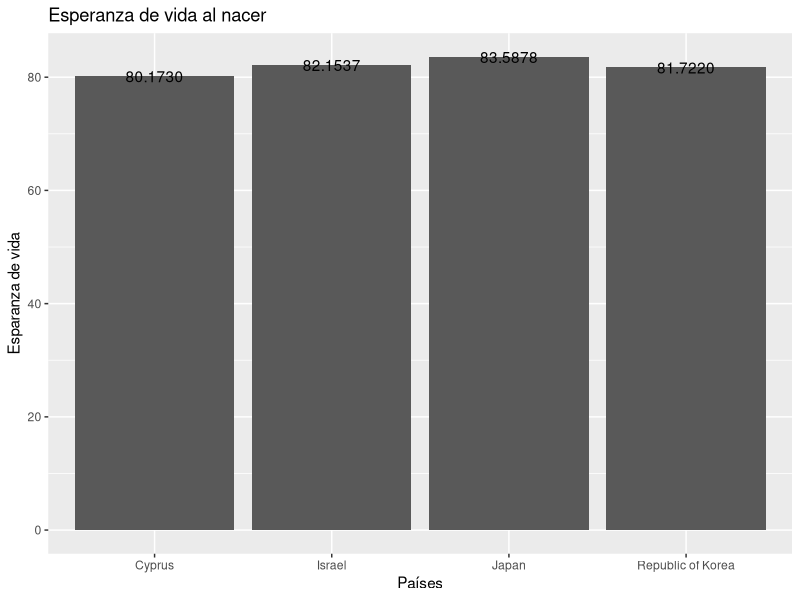
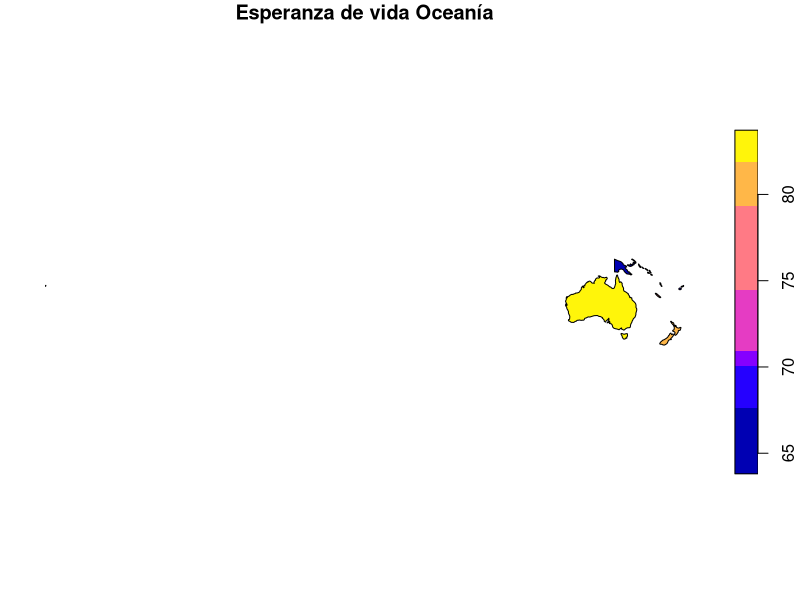
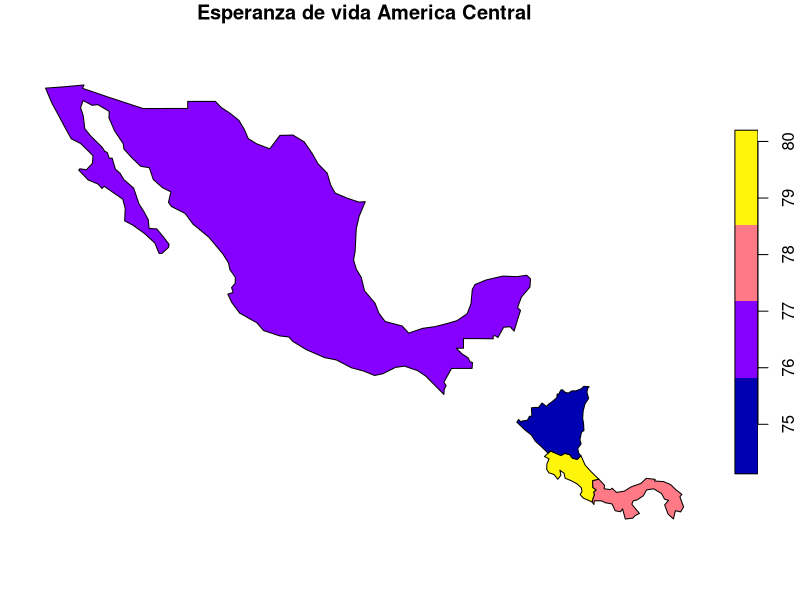
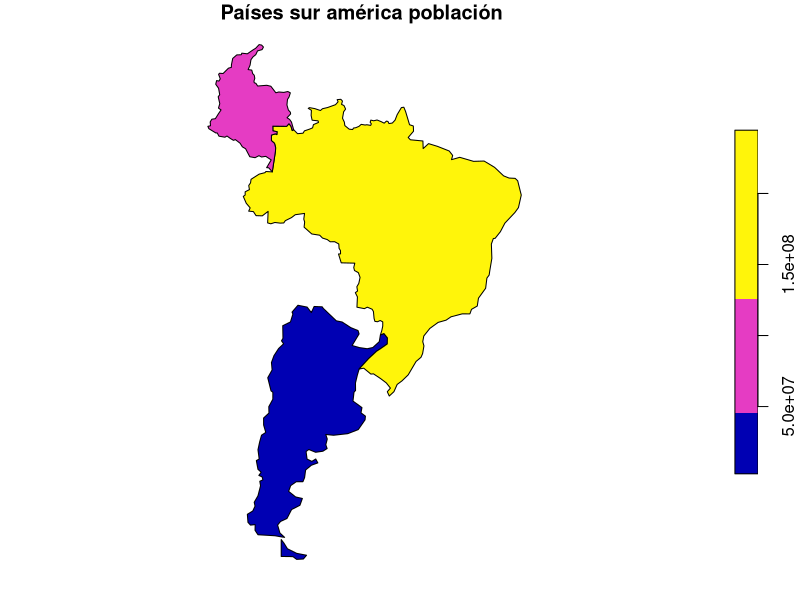
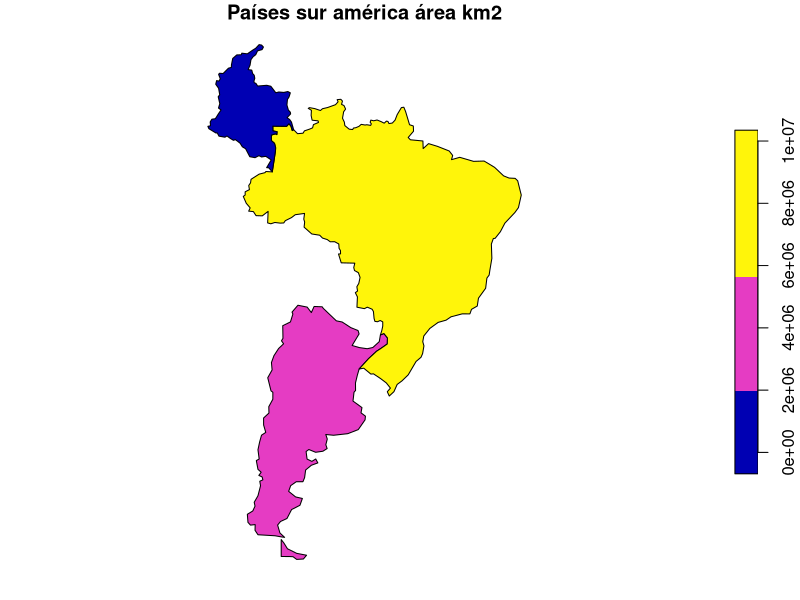

R code for these plots, in order:
## ---- chunk 1
knitr::opts_chunk$set(echo = TRUE)
## ---- chunk 2
# Paquete para generación de documentos (ej. HTML)
library(knitr)
# Paquete para formateo de tablas
library(kableExtra)
# Paquete de graficación
library(ggplot2)
# Paquete de manejo de datos geoespaciales vectoriales
library(sf)
# Paquete con conjuntos de datos geoespaciales
library(spData)
## ---- chunk 3
names(world)
## ---- chunk 4
recorte= world[1:10,1:5]
kable(recorte,caption = "Datos demograficos de los paises del mundo ")
## ---- chunk 5
kable(
  world[1:10, c("name_long","continent","pop","lifeExp","gdpPercap"), drop = TRUE], 
  col.names=c("País","Continente","Poblacion","Esperanza de vida","Renta per capita"),  
  caption="Datos demograficos de los paises del mundo"
)
## ---- chunk 6
# Se extraen las observaciones ordenadas por orden alfabético de país
world.orden <- order(world$name_long)
# Se genera un nuevo data frame ordenado
world.ordenadoxpais <- world[world.orden,]
# Se formatea la tabla con el nuevo data frame
kable(
  world.ordenadoxpais[, c("name_long","continent","pop","lifeExp","gdpPercap"), drop = TRUE], 
  col.names=c("País","Continente","Población","Esperanza de vida","Renta per cápita"),  
  caption="Datos demográficos de los países del mundo"
) %>%
kable_styling() %>%
scroll_box(
  width = "800px", 
  height = "500px", 
  fixed_thead = TRUE
)
## ---- chunk 7
# Se extraen las observaciones correspondientes a los países de Centroamérica
centro_america = world[world$name_long == "Belize" |
                       world$name_long == "Guatemala" |
                       world$name_long == "Honduras" |
                       world$name_long == "El Salvador" |
                       world$name_long == "Nicaragua" |
                       world$name_long == "Costa Rica" |
                       world$name_long == "Panama"
                       , ]
# Se formatea la tabla con el nuevo data frame
kable(
  centro_america[, c("name_long","continent","pop","lifeExp","gdpPercap"), drop = TRUE], 
  col.names=c("País","Continente","Población","Esperanza de vida","Renta per cápita"),  
  caption="Datos demográficos de los países de Centroamérica"
) %>%
kable_styling()
## ---- chunk 8

asiaraw=world[world$continent == "Asia"&world$lifeExp >= 80.00, ]
#elimiar espacios en blanco 
asia=na.omit(asiaraw)


ggplot(data=asia, aes(x=name_long, y=lifeExp)) + 
  geom_bar(stat = "identity")+
xlab("Países")+
  ylab("Esparanza de vida")+
  geom_text(aes(label=format(round(lifeExp,4))))+
  
  ggtitle("Esperanza de vida al nacer")

  




## ---- chunk 9
world
oceania= world[world$continent == "Oceania",]
plot(oceania["lifeExp"], key.pos = 4,main = "Esperanza de vida Oceanía")


## ---- chunk 10
world
ExpCentroamerica=world[world$subregion == "Central America"&world$lifeExp>=74 ,]
plot(ExpCentroamerica["lifeExp"], key.pos = 4,main = "Esperanza de vida America Central")
## ---- chunk 11


ExpSA=world[world$subregion == "South America",]
ExpSAfiltrado=ExpSA[ExpSA$area_km2 == 2500000|ExpSA$pop>=40000000 ,]
plot(ExpSAfiltrado["pop"], key.pos = 4,main = "Países sur américa población ")
plot(ExpSAfiltrado["area_km2"], key.pos = 4,main = "Países sur américa área km2")
